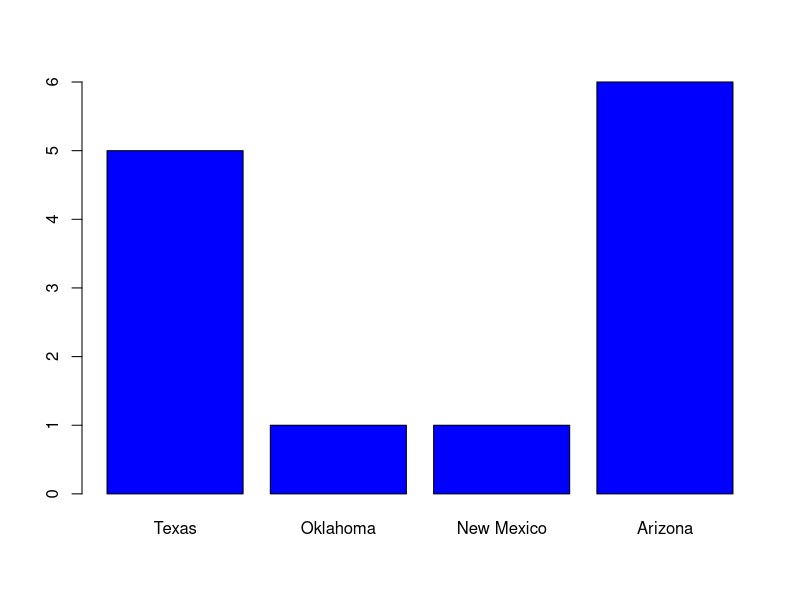

Generate this figure with R:
#This file will help me practice with integers
#I will be comparing the number of temples each state has in the SW region

#list containing southwestern states
states <- list("Texas", "Oklahoma", "New Mexico", "Arizona")

#list containing the number of temples in each state
temple_num <- list(5L, 1L, 1L, 6L)

#loop through each item in the temple_num list and return the data type
for (x in temple_num) {
    print(class(x))
}

#I will create a data frame containing the above information
data_frame <- data.frame(
    location = c("Texas", "Oklahoma", "New Mexico", "Arizona"),
    num_of_temples = c(5L, 1L, 1L, 6L)
)

#print the data frame
print(data_frame)

#create a bar graph
x <- c("Texas", "Oklahoma", "New Mexico", "Arizona")
y <- c(5L, 1L, 1L, 6L)

barplot(y, names.arg = x, col = "blue")